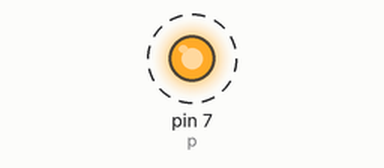
The sketch below on a simulated Arduino Uno, built with avr-gcc and run on an emulated ATmega328P. Shown: output pins drawn as LEDs (lit = HIGH). Dashed ring = blinking.

Above: at 0.5 s.
Timing chart, 0 to 4.6 s (numbered marks = the images above):
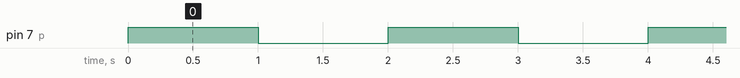

Measured:
- by itself, pin 7 (p): alternates HIGH for 1.0 s and LOW for 1.0 s

The sketch:

led_blinking1.ino
```cpp
// C++ code
//
int p=7;
void setup()
{
 pinMode(p,OUTPUT);
}

void loop()
{
  digitalWrite(p,HIGH);
  delay(1000);
  digitalWrite(p,LOW);
  delay(1000);
}
```
